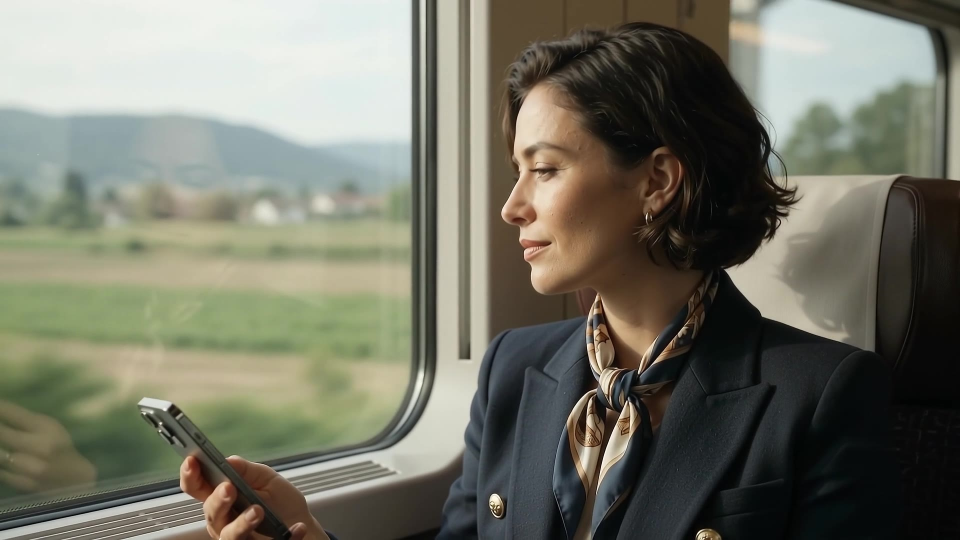
#> input picture assets/images/about_journey.jpg, 1920 x 1080 px (shown at 1/2 size)
$ python -i commerce.py   (imports and definitions only)
#> lines starting #> are read from the running program, lines starting #| are printed output that depends on the picture; after the words box and inside, x2 and y2 are one past the last pixel; in counts of white or black regions, pixels touching at a corner belong together
### tools/video/common.py
import numpy as np, cv2, subprocess, os
W,H,FPS,SEC = 1280,720,24,8
N = FPS*SEC
rng = np.random.default_rng(7)

def hexc(h): h=h.lstrip('#'); return np.array([int(h[i:i+2],16)/255 for i in (0,2,4)],np.float32)[::-1]  # BGR

# [40 lines left out: functions tile_noise, fbm_tile, grain, vignette, bloom, tonemap, not called in this run]

class Encoder:
    def __init__(self,path):
        self.p=subprocess.Popen(['ffmpeg','-y','-loglevel','error','-f','rawvideo','-pix_fmt','bgr24','-s',f'{W}x{H}','-r',str(FPS),'-i','-',
            '-c:v','libx264','-preset','slow','-crf','23','-pix_fmt','yuv420p','-movflags','+faststart','-an',path],stdin=subprocess.PIPE)
    def write(self,img): self.p.stdin.write((np.clip(img,0,1)*255).astype(np.uint8).tobytes())
    def close(self): self.p.stdin.close(); self.p.wait()

### tools/video/commerce.py
import sys, math, numpy as np, cv2
from common import *

yy,xx=np.mgrid[0:H,0:W].astype(np.float32)
SR=110  # sprite radius

def sphere_sprite(base, spec=0.6, squash=1.0, stem=None):
    s=SR*2+20
    y,x=np.mgrid[0:s,0:s].astype(np.float32)
    nx=(x-s/2)/SR; ny=(y-s/2)/(SR*squash)
    r2=nx**2+ny**2
    inside=np.clip((1-r2)*SR*0.6,0,1)
    nz=np.sqrt(np.clip(1-r2,0,1))
    L=np.array([-0.5,-0.6,0.62]); L/=np.linalg.norm(L)
    diff=np.clip(nx*L[0]+ny*L[1]+nz*L[2],0,1)
    Hh=L+np.array([0,0,1]); Hh/=np.linalg.norm(Hh)
    sp=np.clip(nx*Hh[0]+ny*Hh[1]+nz*Hh[2],0,1)**40*spec
    rimTeal=np.clip(nx,0,1)**3*(1-nz)**1.5
    col=base*(0.18+0.9*diff)[...,None]+sp[...,None]*np.array([1,1,1],np.float32)+hexc('#6fd1c6')*rimTeal[...,None]*0.7
    # subsurface warmth on shadow side
    col+=base*0.12*(1-diff)[...,None]
    img=np.dstack([col*inside[...,None],inside]).astype(np.float32)
    if stem is not None:
        cv2.ellipse(img,(s//2,int(s/2-SR*squash*0.9)),(int(SR*0.26),int(SR*0.08)),0,0,360,(*(stem*0.8).tolist(),1.0),-1,cv2.LINE_AA)
    return img

def box_sprite(face, band):
    s=SR*2+20
    img=np.zeros((s,s,4),np.float32)
    x0,y0,x1,y1=30,40,s-30,s-20
    g=np.linspace(1.0,0.55,x1-x0,dtype=np.float32)[None,:,None]
    v=np.linspace(1.0,0.8,y1-y0,dtype=np.float32)[:,None,None]
    img[y0:y1,x0:x1,:3]=face*g*v
    img[y0:y1,x0:x1,3]=1
    bh=(y1-y0)//4; by=y0+(y1-y0)//2-bh//2
    img[by:by+bh,x0:x1,:3]=band*g[...,:]*v[by-y0:by-y0+bh]
    img[y0:y0+6,x0:x1,:3]=face*1.15
    mask=np.zeros((s,s),np.uint8); cv2.rectangle(mask,(x0,y0),(x1,y1),255,-1)
    img[...,3]=cv2.GaussianBlur(mask.astype(np.float32)/255,(0,0),1.2)
    img[...,:3]*=img[...,3:4]
    return img

sprites={
 'tomato':sphere_sprite(hexc('#d8412f'),0.9,0.92,hexc('#2f7a3c')),
 'orange':sphere_sprite(hexc('#ef8a26'),0.5,1.0,hexc('#3f8a40')),
 'lime':sphere_sprite(hexc('#7cbf3f'),0.7,1.0),
 'lemon':sphere_sprite(hexc('#f2cf4a'),0.6,0.86),
 'egg':sphere_sprite(hexc('#f3e6d2'),0.4,1.25),
 'box':box_sprite(hexc('#efe7da'),hexc('#1f6b73')),
 'box2':box_sprite(hexc('#2a6f78'),hexc('#f2a65a')),
}
#> call 2 of sphere_sprite, with base = array of shape (3,), spec = 0.5, squash = 1, stem = array of shape (3,)
#> in sphere_sprite (call 2), `rimTeal=np.clip(nx,0,1)**3*(1-nz)**1.5`:
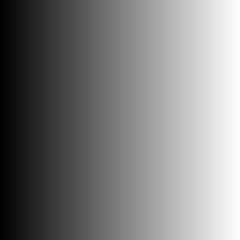
#> nx: shape (240, 240) float32; min -1.09, max 1.08, mean -0.00455; drawn with min black and max white
#> in sphere_sprite (call 2), `cv2.ellipse(img,(s//2,int(s/2-SR*squash*0.9)),(int(SR*0.26),int(SR*0.0..`:
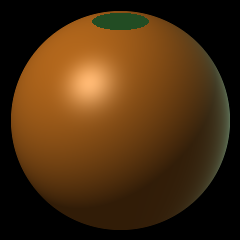
#> img: shape (240, 240, 4) float32; mean of channels 0, 1, 2, 3 0.0908, 0.26, 0.418, 0.655; drawn with min black and max white
#> in box_sprite, `img[y0:y0+6,x0:x1,:3]=face*1.15`:
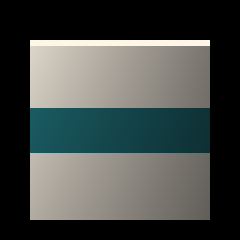
#> img: shape (240, 240, 4) float32; mean of channels 0, 1, 2, 3 0.302, 0.314, 0.294, 0.562; drawn with min black and max white
#> in box_sprite, `cv2.rectangle(mask, (x0, y0), (x1, y1), 255, -1)`:
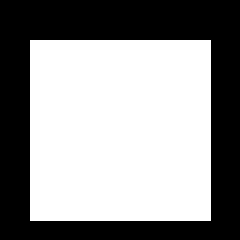
#> mask: shape (240, 240); 56.9% white; 1 black region, box (x1, y1, x2, y2) and area: (0, 0, 240, 240) 24839
#> in box_sprite (call 2), `img[y0:y1,x0:x1,:3]=face*g*v`:
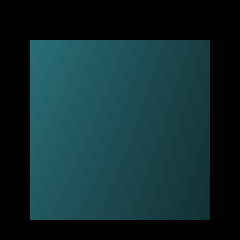
#> img: shape (240, 240, 4) float32; mean of channels 0, 1, 2, 3 0.185, 0.171, 0.0646, 0; drawn as B, G, R
#> in box_sprite (call 2), `img[y0:y0+6,x0:x1,:3]=face*1.15`:
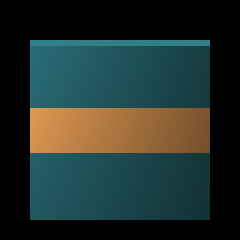
#> img: shape (240, 240, 4) float32; mean of channels 0, 1, 2, 3 0.176, 0.195, 0.143, 0.562; drawn as B, G, R
kinds=list(sprites)
#> kinds = ['tomato', 'orange', 'lime', 'lemon', 'egg', 'box', 'box2']
pr=np.random.default_rng(21)
M=13
items=[]
# [5 lines not run here, left out]
STREAKS=[(pr.uniform(0.2,0.85),pr.integers(1,3),pr.uniform(0,1),pr.uniform(0.3,1)) for _ in range(12)]

def composite(img,spr,cx,cy,scale,blur,alpha,rot):
    size=max(6,int(spr.shape[0]*scale))
    s=cv2.resize(spr,(size,size),interpolation=cv2.INTER_AREA)
    if rot:
        Mx=cv2.getRotationMatrix2D((size/2,size/2),rot,1); s=cv2.warpAffine(s,Mx,(size,size),borderValue=(0,0,0,0))
    pad=int(blur*3)+2
    s=cv2.copyMakeBorder(s,pad,pad,pad,pad,cv2.BORDER_CONSTANT,value=(0,0,0,0))
    if blur>0.3: s=cv2.GaussianBlur(s,(0,0),blur,borderType=cv2.BORDER_CONSTANT)
    size=s.shape[0]
    x0=int(cx-size/2); y0=int(cy-size/2)
    xa,ya=max(0,x0),max(0,y0); xb,yb=min(W,x0+size),min(H,y0+size)
    if xb<=xa or yb<=ya: return
    sub=s[ya-y0:yb-y0,xa-x0:xb-x0]
    a=sub[...,3:4]*alpha
    img[ya:yb,xa:xb]=img[ya:yb,xa:xb]*(1-a)+sub[...,:3]*alpha

def frame(i):
    t=i/N; T=2*np.pi*t
    # studio background
    d=np.sqrt(((xx-W*0.5)/W)**2*1.2+((yy-H*0.42)/H)**2)
    img=(hexc('#0c2a30')*np.exp(-d*d*5)[...,None]*1.1+hexc('#030708')).astype(np.float32)
    spot=np.exp(-(((xx-W*0.62)/(W*0.25))**2+((yy-H*0.1)/(H*0.45))**2))
    img+=spot[...,None]*hexc('#f2a65a')*0.08
    # floor glow
    img+=np.exp(-((yy-H*0.9)/(H*0.12))**2)[...,None]*hexc('#1f6b73')*0.25

    # light streaks (speed / delivery) behind items
    st=np.zeros((H,W),np.float32)
    for (sy,k,ph,br) in STREAKS:
        x=((t*k+ph)%1.0)*(W+900)-450
        y=int(H*sy)
        for seg in range(12):
            a0=x-420+seg*35; a1=a0+35
            cv2.line(st,(int(a0),y),(int(a1),y),float(br*(seg/11)**2),1 if seg<9 else 2,cv2.LINE_AA)
    st=cv2.GaussianBlur(st,(0,0),1.5)+cv2.GaussianBlur(st,(0,0),12)*2
    ramp=np.clip(xx/W,0,1)
    img+=st[...,None]*(hexc('#8fe3d9')*0.18+hexc('#f2a65a')*0.08)

    yaw=0.45*math.sin(T)
    cy_,sy_=math.cos(yaw),math.sin(yaw)
    proj=[]
    for it in items:
        x=it['x']*cy_-it['z']*sy_; z=it['x']*sy_+it['z']*cy_
        y=it['y']+0.08*math.sin(T*2+it['ph'])
        zc=z+4.0
        sx=W/2+x/zc*W*0.62; syp=H*0.48+y/zc*W*0.62
        proj.append((zc,sx,syp,it))
    proj.sort(key=lambda p:-p[0])
    for zc,sx,syp,it in proj:
        scale=it['size']*3.2/zc
        focus=abs(zc-4.0)*5.5
        rot=it['rot']+10*math.sin(T+it['ph'])
        composite(img,sprites[it['kind']],sx,syp,scale,focus,1.0,rot if it['kind'].startswith('box') else 0)

    # route arc with a traveling light
    route=np.zeros((H,W),np.float32)
    pts=[]
    for k in range(200):
        u=k/199
        pts.append((W*(0.12+0.76*u), H*(0.86-0.18*math.sin(u*math.pi))))
    cv2.polylines(route,[np.array(pts,np.int32).reshape(-1,1,2)],False,0.35,1,cv2.LINE_AA)
    u=(t*2)%1.0
    px,py=W*(0.12+0.76*u), H*(0.86-0.18*math.sin(u*math.pi))
    dot=np.zeros((H,W),np.float32); cv2.circle(dot,(int(px),int(py)),4,1.0,-1,cv2.LINE_AA)
    route=route+cv2.GaussianBlur(dot,(0,0),14)*14+dot
    img+=route[...,None]*hexc('#f2a65a')*0.6

    img=bloom(img,0.6,25,0.5)
    img=tonemap(img*1.08)
    img=vignette(img,0.65)
    img=grain(img,0.013,2000+i)
    return img

# [10 lines not run here, left out]

>>> import cv2
>>> picture = cv2.imread('../../assets/images/about_journey.jpg')
#> picture is the input picture: shape (1080, 1920, 3); mean B, G, R 103.1, 116.7, 116.3
>>> result = frame(picture)
#> the loop in frame, `for (sy,k,ph,br) in STREAKS:` made 1 pass
#> pass 1, in frame, `x=((t*k+ph)%1.0)*(W+900)-450`:
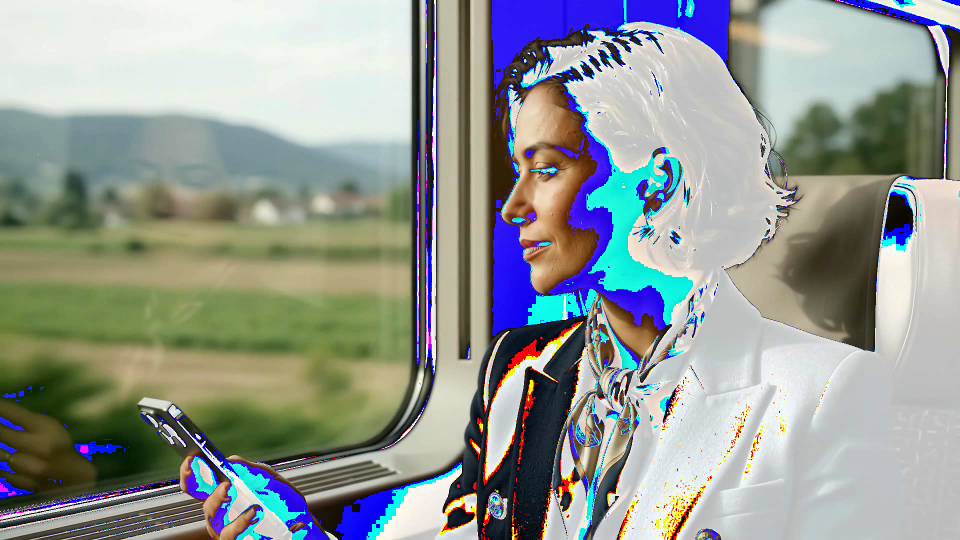
#> x: shape (1080, 1920, 3) float64 (shown at 1/2 size); mean B, G, R 824, 861.8, 810.4; drawn with min black and max white
#> after the loop in frame, `for (sy,k,ph,br) in STREAKS:`: st: shape (720, 1280) float32; every value is 0
#> (the run stopped early here; a loop or call above may not have finished)
